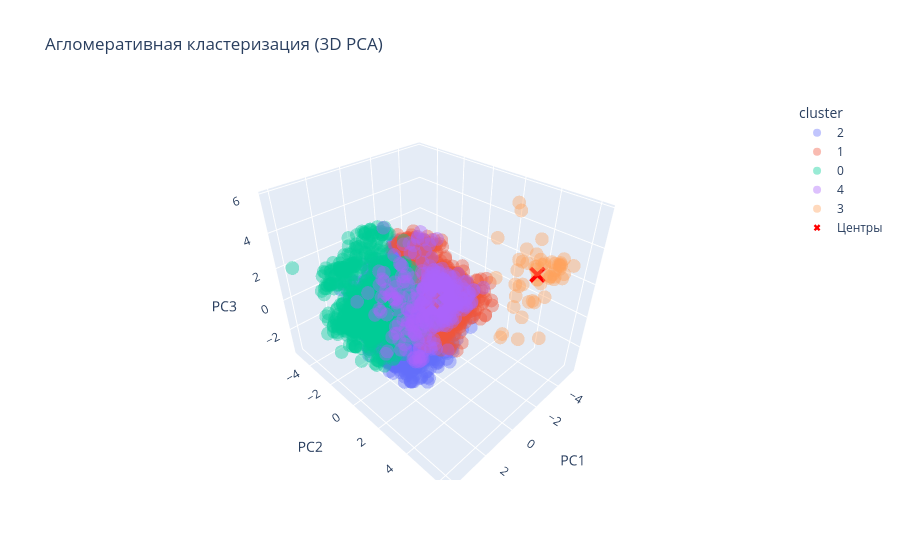

The cell this chart's notebook holds for it:
### Markdown cell above
### Визуализация 3D

### Code cell
# 3D PCA
pca3 = PCA(n_components=3)
X_test_pca3 = pca3.fit_transform(X_test_scaled)
centroids_pca3 = pca3.transform(centroids)

df_points3 = pd.DataFrame(X_test_pca3, columns=['PC1', 'PC2', 'PC3'])
df_points3['cluster'] = cluster_test.astype(str)
df_centers3 = pd.DataFrame(centroids_pca3, columns=['PC1', 'PC2', 'PC3'])
df_centers3['cluster'] = [f'Центр {i}' for i in range(best_k)]

fig3 = px.scatter_3d(df_points3, x='PC1', y='PC2', z='PC3', color='cluster',
                     opacity=0.4, title='Агломеративная кластеризация (3D PCA)')
fig3.add_trace(go.Scatter3d(x=df_centers3['PC1'], y=df_centers3['PC2'], z=df_centers3['PC3'],
                            mode='markers', marker=dict(size=6, color='red', symbol='x'),
                            name='Центры'))
fig3.show()

### Figure 1 — Plotly figure (JSON) as saved in the notebook; plotly's stock layout.template omitted (floating-point values rounded to 4 significant figures; data arrays with more than 128 entries replaced by an {"elided": "..."} marker saying what was removed)
{"data": [{"hovertemplate": "cluster=2<br>PC1=%{x}<br>PC2=%{y}<br>PC3=%{z}<extra></extra>", "legendgroup": "2", "marker": {"color": "#636efa", "opacity": 0.4, "symbol": "circle"}, "mode": "markers", "name": "2", "scene": "scene", "showlegend": true, "type": "scatter3d", "x": {"elided": "3867 float values"}, "y": {"elided": "3867 float values"}, "z": {"elided": "3867 float values"}}, {"hovertemplate": "cluster=1<br>PC1=%{x}<br>PC2=%{y}<br>PC3=%{z}<extra></extra>", "legendgroup": "1", "marker": {"color": "#EF553B", "opacity": 0.4, "symbol": "circle"}, "mode": "markers", "name": "1", "scene": "scene", "showlegend": true, "type": "scatter3d", "x": {"elided": "3881 float values"}, "y": {"elided": "3881 float values"}, "z": {"elided": "3881 float values"}}, {"hovertemplate": "cluster=0<br>PC1=%{x}<br>PC2=%{y}<br>PC3=%{z}<extra></extra>", "legendgroup": "0", "marker": {"color": "#00cc96", "opacity": 0.4, "symbol": "circle"}, "mode": "markers", "name": "0", "scene": "scene", "showlegend": true, "type": "scatter3d", "x": {"elided": "1572 float values"}, "y": {"elided": "1572 float values"}, "z": {"elided": "1572 float values"}}, {"hovertemplate": "cluster=4<br>PC1=%{x}<br>PC2=%{y}<br>PC3=%{z}<extra></extra>", "legendgroup": "4", "marker": {"color": "#ab63fa", "opacity": 0.4, "symbol": "circle"}, "mode": "markers", "name": "4", "scene": "scene", "showlegend": true, "type": "scatter3d", "x": {"elided": "393 float values"}, "y": {"elided": "393 float values"}, "z": {"elided": "393 float values"}}, {"hovertemplate": "cluster=3<br>PC1=%{x}<br>PC2=%{y}<br>PC3=%{z}<extra></extra>", "legendgroup": "3", "marker": {"color": "#FFA15A", "opacity": 0.4, "symbol": "circle"}, "mode": "markers", "name": "3", "scene": "scene", "showlegend": true, "type": "scatter3d", "x": [-1.218, -4.424, -4.042, -3.674, -3.895, -1.389, -1.682, -4.364, -5.097, -0.2369, -4.465, -0.8598, -4.062, -4.271, -4.427, -4.591, -4.346, -3.194, -3.196, -2.178, -5.311, -4.228, -4.295, -4.173, -1.27, -4.228, -3.341, -3.605, -4.506, -4.645, -3.767, -4.296, -4.915, -1.255, -2.805, -1.135, -1.539, -5.078, -3.4, -3.733, -3.685, -4.705, -3.504, -0.7505, -4.408, -4.295, -3.486, -4.029, -4.131, -3.803, -3.484, -4.37, -4.431, -4.139, -4.035, -4.39], "y": [5.988, 5.054, 4.116, 4.496, 4.444, 3.695, 6.243, 4.836, 4.898, 5.248, 5.122, 4.751, 4.802, 4.364, 5.218, 4.95, 4.066, 3.525, 3.693, 5.903, 5.468, 3.434, 4.908, 4.898, 5.43, 4.023, 3.833, 4.336, 5.454, 4.825, 3.755, 4.201, 5.107, 3.893, 4.917, 5.104, 5.31, 4.686, 4.065, 3.356, 4.81, 4.242, 3.162, 5.317, 4.17, 5.262, 3.745, 4.997, 4.525, 4.409, 3.544, 5.27, 5.256, 5.088, 4.366, 5.458], "z": [2.947, 2.288, 3.313, 0.9491, 2.074, 5.056, 0.8321, 2.224, 2.366, 1.351, 2.986, 0.4682, 2.424, 2.726, 3.135, 2.015, 2.472, 5.657, 1.788, 2.68, 2.695, 3.229, 2.299, 3.159, 0.5251, 2.482, 1.675, 0.841, 2.587, 2.232, 1.53, 2.077, 3.091, 3.178, 3.374, 2.862, 1.582, 2.184, 3.082, 2.213, 3.273, 2.47, 5.816, 2.597, 2.878, 3.054, 2.983, 2.375, 1.79, 4.327, 3.005, 3.102, 3.002, 3.172, 1.993, 2.404]}, {"marker": {"color": "red", "size": 6, "symbol": "x"}, "mode": "markers", "name": "Центры", "type": "scatter3d", "x": [0.5114, -1.311, 0.7335, -3.734, -0.8889], "y": [-1.86, 0.1125, 0.4692, 4.511, 0.2407], "z": [-0.5039, 0.0605, 0.08073, 2.476, 0.1898]}], "layout": {"legend": {"title": {"text": "cluster"}, "tracegroupgap": 0}, "scene": {"domain": {"x": [0, 1], "y": [0, 1]}, "xaxis": {"title": {"text": "PC1"}}, "yaxis": {"title": {"text": "PC2"}}, "zaxis": {"title": {"text": "PC3"}}}, "title": {"text": "Агломеративная кластеризация (3D PCA)"}}}
